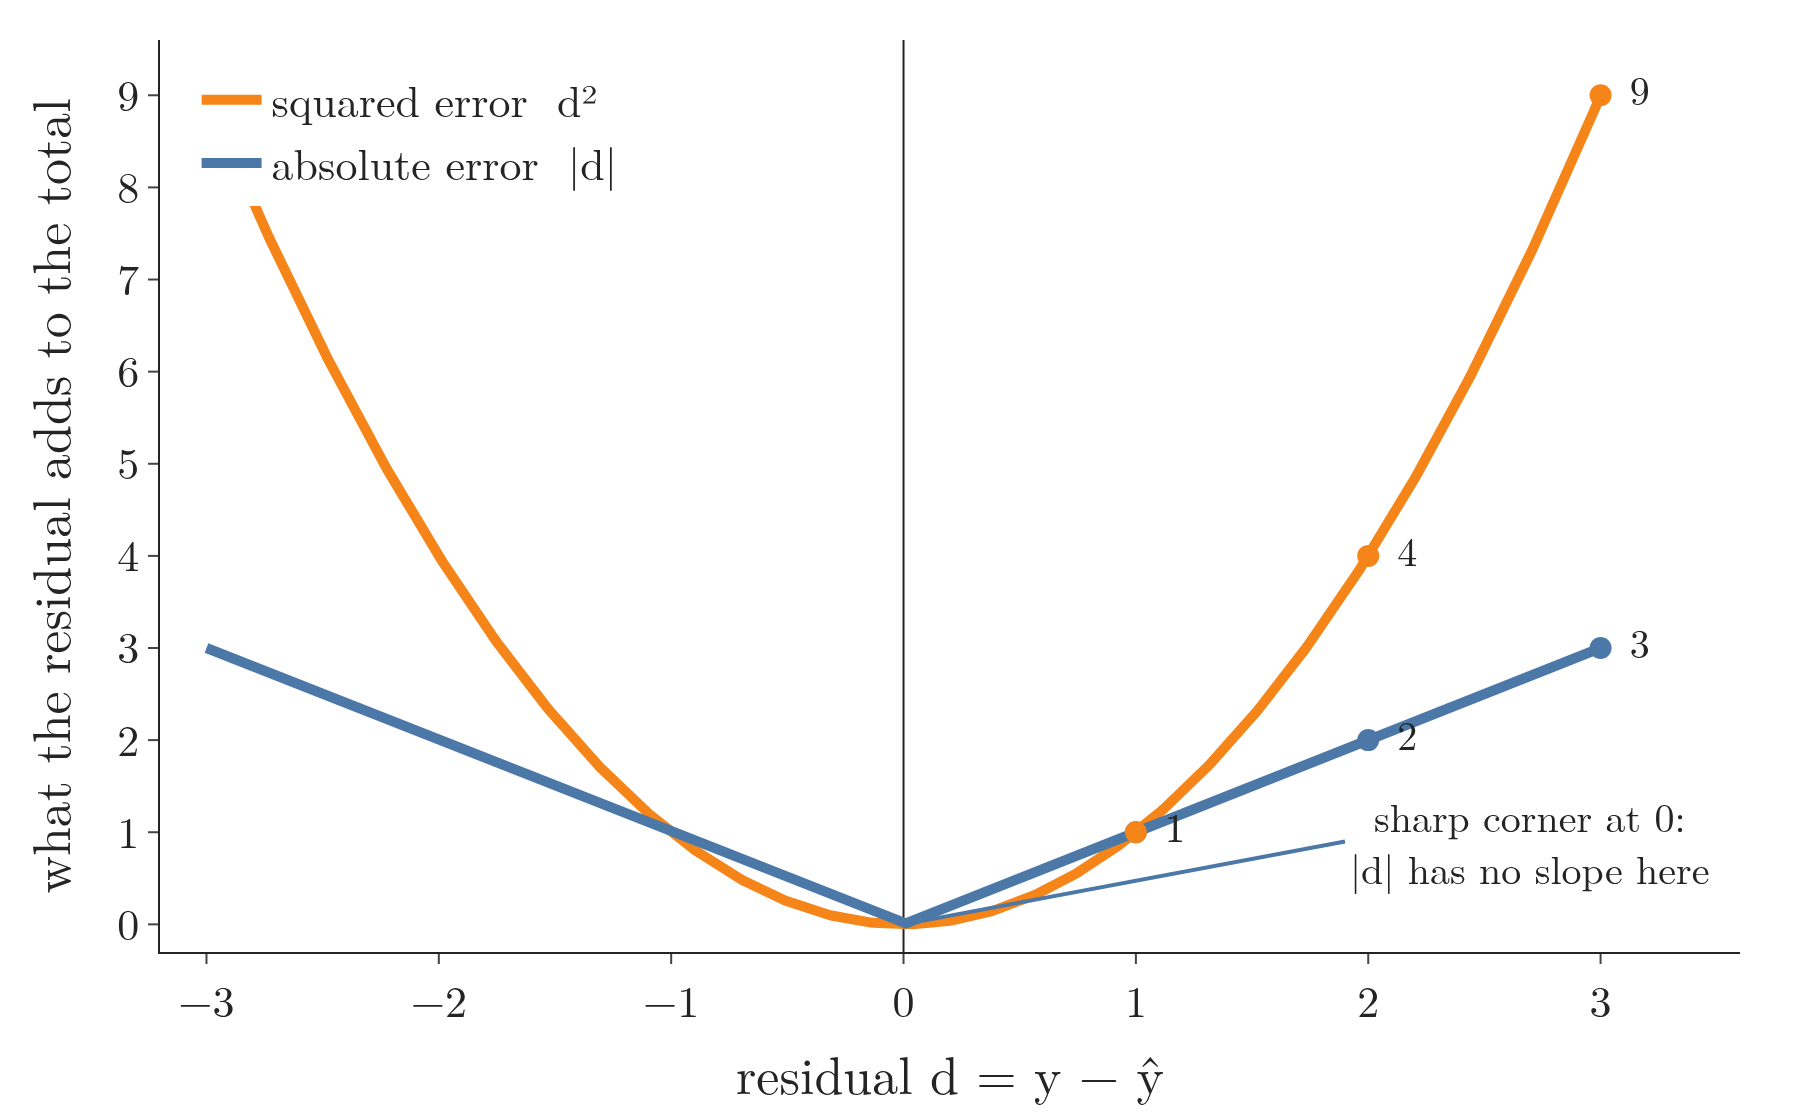

Generate this figure with Python:
"""Squared error versus absolute error for one residual d (Plotly). The square counts large errors more (2 -> 4,
3 -> 9) and is smooth at 0; the absolute value has a sharp corner at 0, where it has no derivative."""
from pathlib import Path
import numpy as np
import plotly.graph_objects as go
from gifkit import BLUE, FONT, ORANGE

here = Path(__file__).parent
d = np.linspace(-3, 3, 601)
fig = go.Figure([go.Scatter(x=d, y=d ** 2, mode="lines", line=dict(color=ORANGE, width=5), name="squared error  d²"),
                 go.Scatter(x=d, y=np.abs(d), mode="lines", line=dict(color=BLUE, width=5), name="absolute error  |d|")])
for v in (1, 2, 3):
    fig.add_trace(go.Scatter(x=[v, v], y=[v, v * v], mode="markers+text", text=[f" {v}", f" {v * v}"],
                             textposition="middle right", textfont=dict(size=20),
                             marker=dict(size=11, color=[BLUE, ORANGE]), showlegend=False))
fig.add_annotation(x=0, y=0, ax=1.9, ay=0.9, axref="x", ayref="y", xanchor="left", text="sharp corner at 0:<br>|d| has no slope here", font=dict(size=20),
                   arrowcolor=BLUE, arrowwidth=2)
fig.update_layout(template="simple_white", width=900, height=560, font=FONT,
                  xaxis=dict(title="residual d = y − ŷ", range=[-3.2, 3.6], zeroline=True),
                  yaxis=dict(title="what the residual adds to the total", range=[-0.3, 9.6]),
                  legend=dict(x=0.02, y=0.98), margin=dict(l=80, r=30, t=20, b=70))
fig.write_image(here / "square_vs_abs.png", scale=2)
